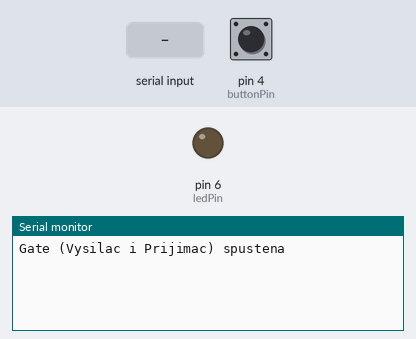
Recording of a sketch running on a simulated Arduino Uno, built with avr-gcc and run on an emulated ATmega328P. On the bench: output pins drawn as LEDs (lit = HIGH), the last lines printed to the serial monitor. The test bench sets the inputs (shaded band); at power-on: pin 4 (buttonPin) LOW.

Above: at 1.2 s.
1.3 s: "1\n" received over Serial
At 2.5 s:
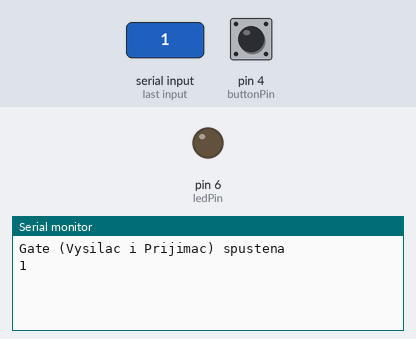
2.8 s: "1\n" received over the second serial link
At 4.8 s:
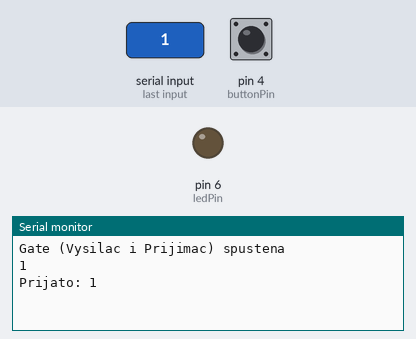

Measured:
- after the input at 1.3 s, the serial monitor: prints a new line at once (image 1)
- after the input at 2.8 s, the serial monitor: prints a new line after 0.66 s (image 2)

The sketch:

gate.ino
```cpp
#include <SoftwareSerial.h>

// Nastavení pinů podle cvičení 6
SoftwareSerial xbee(2, 3); // RX = pin 2, TX = pin 3
const int buttonPin = 4;   // Tlačítko pro vysílání
const int ledPin = 6;      // LED pro indikaci příjmu

int lastState = LOW;       // Minulý stav tlačítka pro detekci hrany

void setup() {
  Serial.begin(9600);      // Sériový monitor pro ladění
  xbee.begin(9600);        // Rychlost komunikace s XBee

  pinMode(buttonPin, INPUT); // Nastavení pinu tlačítka
  pinMode(ledPin, OUTPUT);   // Nastavení pinu LED
  digitalWrite(ledPin, LOW); // Výchozí stav LED zhasnut

  Serial.println("Gate (Vysilac i Prijimac) spustena");
}

void loop() {
  // ---------------------------------------------------------
  // 1. ČÁST: VYSÍLAČ (Čtení tlačítka a odeslání dat)
  // ---------------------------------------------------------
  int currentState = digitalRead(buttonPin);

  // Detekce náběžné hrany (stisk)

    String prikaz = Serial.readStringUntil('\n');
    prikaz.trim();
    xbee.println(prikaz);                   // Odeslání zprávy přes XBee
    Serial.println(prikaz);       // Výpis do sériového monitoru
    delay(50);                              // Debouncing (ošetření zákmitů tlačítka)

  lastState = currentState;                 // Uložení stavu pro další cyklus

  // ---------------------------------------------------------
  // 2. ČÁST: PŘIJÍMAČ (Čtení dat z XBee a reakce)
  // ---------------------------------------------------------
  if (xbee.available()) {                   // Pokud jsou dostupná data z XBee
    String zprava = xbee.readStringUntil('\n');
    zprava.trim();                          // Odstranění bílých znaků
    Serial.print("Prijato: ");
    Serial.println(zprava);
  }
}
```
